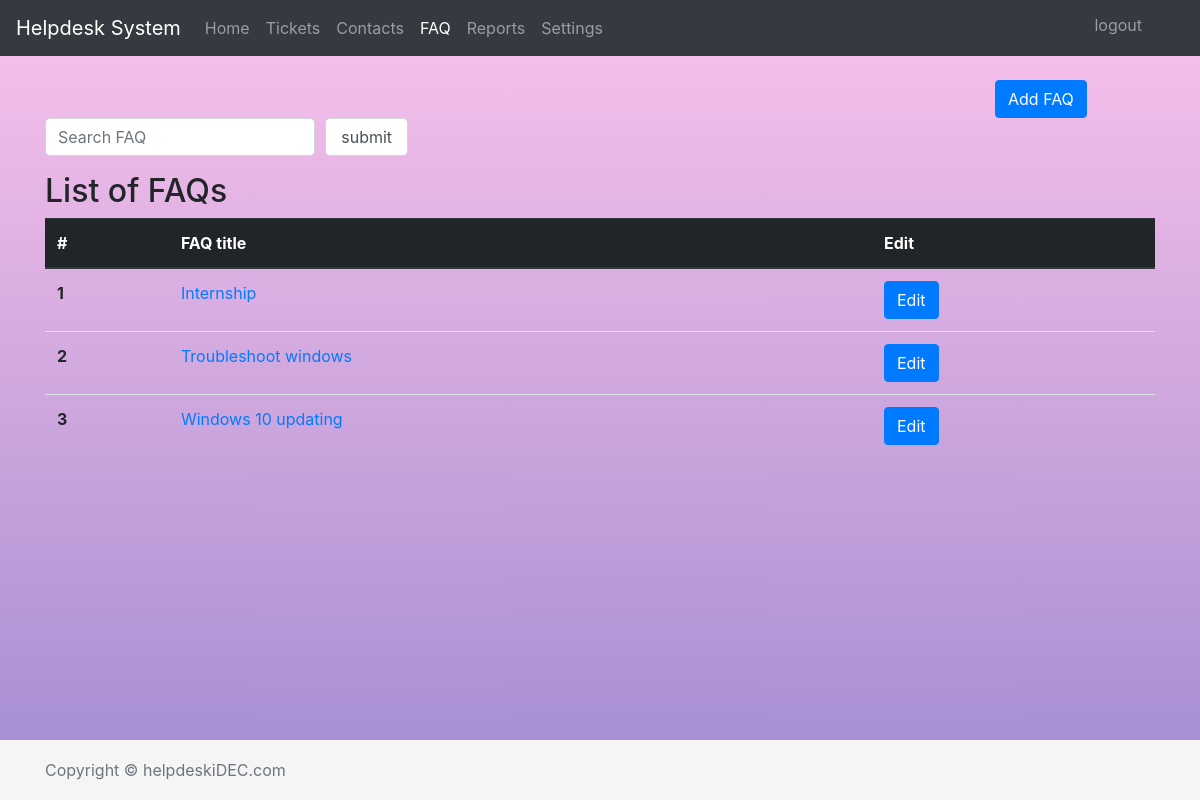
The page /helpdesk/faq_home.php (signed in) on the database its author committed.
### tables this page shows
CREATE TABLE `ticket` (
  `id` int(100) NOT NULL,
  `name` text NOT NULL,
  `email` varchar(423) NOT NULL,
  `title` varchar(20) NOT NULL,
  `phone_number` int(20) NOT NULL,
  `issue_title` varchar(20) NOT NULL,
  `issue_desc` varchar(10000) NOT NULL,
  `date_and_time` timestamp NOT NULL DEFAULT CURRENT_TIMESTAMP,
  `status` varchar(50) NOT NULL DEFAULT 'unresolved'
);

### helpdesk/faq_home.php (the view, shortened to what this page needs)
<!DOCTYPE html>
<html lang="en"><head>
  <link rel="stylesheet" href="https://stackpath.bootstrapcdn.com/bootstrap/4.1.1/css/bootstrap.min.css"
>
    <link href="style.css" rel="stylesheet">
    </head>
    <body>
      <nav class="navbar navbar-expand-md navbar-dark bg-dark fixed-top">
        <a class="navbar-brand" href="index.php">Helpdesk System</a>
        <div class="collapse navbar-collapse" id="navbarsExampleDefault">
          <ul class="navbar-nav mr-auto">
            <li class="nav-item ">
              <a class="nav-link" href="index.php">Home
              </a>
            </li>
            <li class="nav-item ">
              <a class="nav-link" href="tickets_home.php">Tickets</a>
            </li>
            <li class="nav-item ">
              <a class="nav-link" href="contacts_home.php">Contacts</a>
            </li>
            <li class="nav-item active">
              <a class="nav-link" href="FAQ_home.php">FAQ</a>
            </li>
            <li class="nav-item">
              <a class="nav-link" href="reports_home.php">Reports</a>
            </li>
            <li class="nav-item">
              <a class="nav-link" href="settings_home.php">Settings</a>
            </li>
            <li class="nav-item "style=' position:fixed;right:50px;top:5px;'>
            <a class="nav-link " href="logout.php">logout</a>
          </li>
          </ul>
        </div>
      </nav>
      <main role="main" class="container">
        <section>
          <button  type="button" class="btn btn-primary" data-toggle="modal" data-target="#exampleModal" style="margin-left:950px;margin-top: 80px;">
    Add FAQ
  </button>
                <form>
                  <div class='form-row'>
                    <div class='form-group col-md-3'>
                      <input type='text' class='form-control' placeholder="Search FAQ" >
                      </div>
                      <div class='form-group col-md-1'>
                        <input type='submit' value='submit' class='form-control' >
                        </div>
                      </div>
                    </form>
                  </section>
                  <section>
                    <h2>List of FAQs</h2>
                    <table class="table ">
                      <thead class='thead-dark'>
                        <tr>
                          <th scope="col">#</th>
                          <th scope="col">FAQ title</th>
                          <th scope="col">Edit</th>
                        </tr>
                      </thead>
                      <tbody>
<?php
require 'conn.php';
$sql = "SELECT * FROM ticket ORDER BY issue_title ASC ";
$result = $conn->query($sql);
    $counter = 1;
    while($row = $result->fetch_assoc()) {
  echo'    <tr>';
  echo'    <th scope="row">'.$counter.'</th>';
  echo'    <td>';
  echo"      <a href='faq_detail.php?id=".$row['id']."'>". $row["issue_title"]."</a>";
  echo'    </td>';
  echo'    <td>';
  echo'      <button  type="button" class="btn btn-primary" data-toggle="modal" data-target="#exampleModal2" > Edit</button>';
  echo'   </td>';
echo' </tr>';
$counter++;
}
?>
                      </tbody>
                    </table>
                  </section>
                </main>
                <footer class="footer">
                  <div class="container">
                    <span class="text-muted">Copyright © helpdeskiDEC.com</span>
                  </div>
                </footer>
              </body>
            </html>

### helpdesk/style.css (style rules this page uses)
html { position: relative; min-height: 100%; }
body { margin-bottom: 60px; background-image: linear-gradient(to top, #a18cd1 0%, #fbc2eb 100%); }
.footer { position: fixed; bottom: 0; width: 100%; height: 60px; line-height: 60px; background-color: #f5f5f5; left: 0px; right: 0px; margin-bottom: 0px; display: inline-block; }

### rows shown on the page
ticket: issue_title "Internship"
ticket: issue_title "Troubleshoot windows"
ticket: issue_title "Windows 10 updating"
